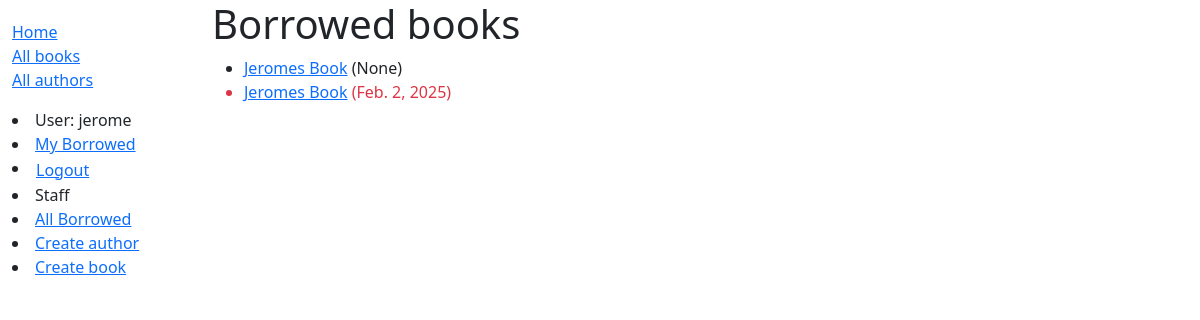
Page /catalog/mybooks/ (signed in) on the earlier database version.
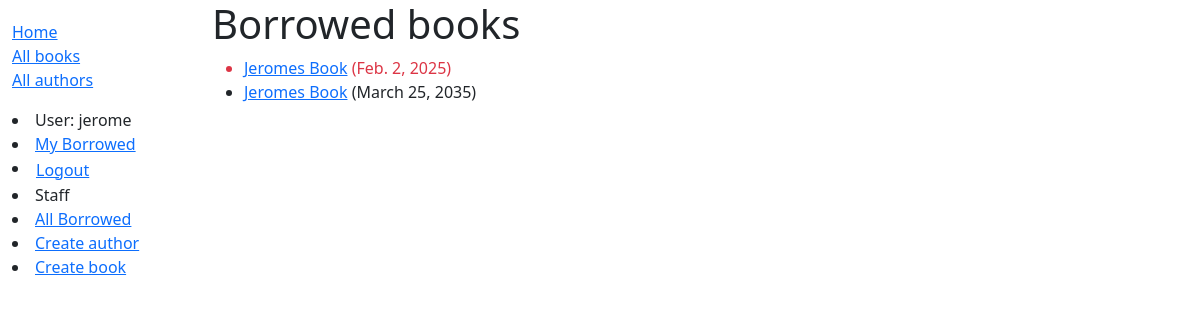
Same page on the later database version.
### catalog/models.py (models this page shows, shortened)
class BookInstance(models.Model):
    id = models.UUIDField(primary_key=True, default=uuid.uuid4,
                          help_text="Unique ID for this particular book across whole library")
    book = models.ForeignKey('Book', on_delete=models.RESTRICT, null=True)
    imprint = models.CharField(max_length=200)
    due_back = models.DateField(null=True, blank=True)
    borrower = models.ForeignKey(
        settings.AUTH_USER_MODEL, on_delete=models.SET_NULL, null=True, blank=True)
    LOAN_STATUS = (
        ('m', 'Maintenance'),
        ('o', 'On loan'),
        ('a', 'Available'),
        ('r', 'Reserved'),
    )
    status = models.CharField(
        max_length=1,
        choices=LOAN_STATUS,
        blank=True,
        default='m',
        help_text='Book availability',
    )
    class Meta:
        ordering = ['due_back']
        permissions = (("can_mark_returned", "Set book as returned"),)
    @property
    def is_overdue(self):
        return bool(self.due_back and date.today() > self.due_back)

class Book(models.Model):
    title = models.CharField(max_length=200)
    author = models.ForeignKey('Author', on_delete=models.RESTRICT, null=True)
    summary = models.TextField(
        max_length=1000, help_text="Enter a brief description of the book")
    isbn = models.CharField('ISBN', max_length=13,
                            unique=True,
                            help_text='13 Character <a href="https://www.isbn-international.org/content/what-isbn'
                                      '">ISBN number</a>')
    genre = models.ManyToManyField(
        Genre, help_text="Select a genre for this book")
    def display_genre(self):
        """Create a string for the Genre. This is required to display genre in Admin."""
        return ', '.join(genre.name for genre in self.genre.all()[:3])
    display_genre.short_description = 'Genre'

### catalog/views.py (the view)
# urls.py: path('mybooks/', views.LoanedBooksByUserListView.as_view(), name='my-borrowed'),
class LoanedBooksByUserListView(LoginRequiredMixin, generic.ListView):
    model = BookInstance
    template_name = 'catalog/bookinstance_list_borrowed_user.html'
    paginate_by = 10
    def get_queryset(self):
        return (
            BookInstance.objects.filter(borrower=self.request.user)
            .filter(status__exact='o')
            .order_by('due_back')
        )

### catalog/templates/catalog/bookinstance_list_borrowed_user.html
{% extends "base_generic.html" %}
{% block content %}
    <h1>Borrowed books</h1>
    {% if bookinstance_list %}
    <ul>
      {% for bookinst in bookinstance_list %}
      <li class="{% if bookinst.is_overdue %}text-danger{% endif %}">
        <a href="{% url 'book-detail' bookinst.book.pk %}">{{ bookinst.book.title }}</a> ({{ bookinst.due_back }})
      </li>
      {% endfor %}
    </ul>
    {% else %}
      <p>There are no books borrowed.</p>
    {% endif %}
{% endblock %}

Differences in the rows shown:
shown differently, row unchanged: BookInstance "Feb. 2, 2025": moves up the list
changed BookInstance: due_back "None" → "March 25, 2035"
